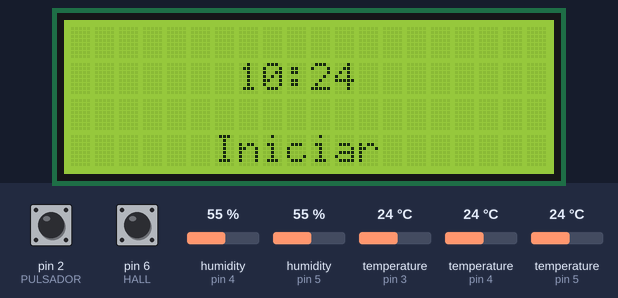
A sketch run on a simulated Arduino Uno, built with avr-gcc and run on an emulated ATmega328P. Parts: 20×4 character LCD. Inputs (shaded band) come from the test bench; at power-on: pin 2 (PULSADOR) HIGH, pin 6 (HALL) HIGH, humidity (sensors on pin 4, pin 5) 55 %, temperature (sensors on pin 3, pin 4, pin 5) 24 °C. The local clock reads 2024-03-15 10:24:30 at power-on unless the sketch sets it; storage starts empty; what the sketch prints to the serial monitor is not drawn.

Above: at 1.2 s.
1.3 s: pin 2 (PULSADOR) pulled LOW for 1.25 s
At 4.5 s:
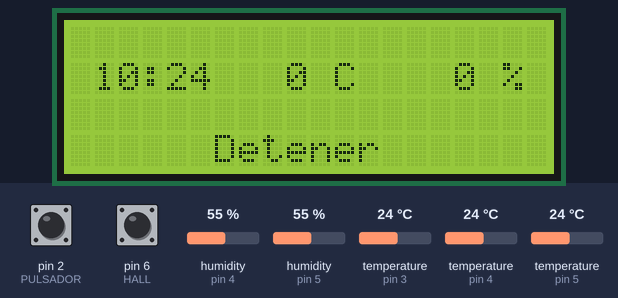
5.6 s: pin 2 (PULSADOR) pulled LOW for 3.2 s
At 11.1 s:
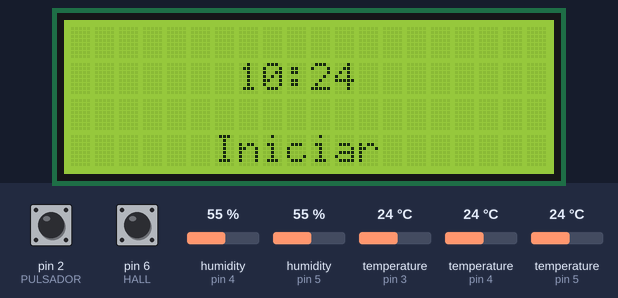
11.8 s: pin 2 (PULSADOR) pulled LOW for 1.25 s
At 15.0 s:
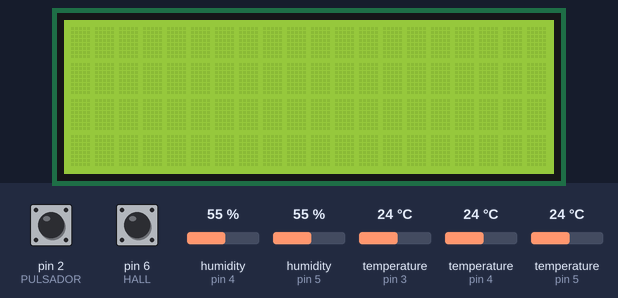
Timing chart, 0 to 16.5 s (numbered marks = the images above; inputs shaded):
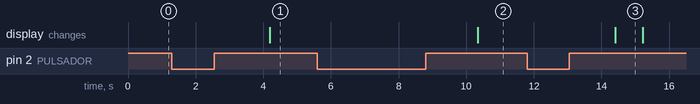

The sketch:

simulacion_prueba.ino
```cpp
#include <LiquidCrystal_I2C.h>
#include <Wire.h>
#include <OneWire.h>
#include <SPI.h>
#include <SD.h>
#include <DHT.h>
#include <DallasTemperature.h>
#include <RTClib.h>

#define PULSADOR 2
#define HALL 6

// Empaqueto los valores a registrar
struct Medicion {
    int temperatura, humedadIn, humedadEx, dia, hora, minuto;
    bool disponible=true;
}; struct Promedios { int temperatura, humedadIn, humedadEx; };

bool iniciado;
bool pulsadorEstado;
bool pulsadorEstadoAnterior;
Medicion mediciones[6];
RTC_DS1307 rtc;
DHT dhtIn(4, DHT22);
DHT dhtEx(5, DHT22);
LiquidCrystal_I2C lcd(0x27, 20, 4);
OneWire ow(3);
DallasTemperature tmp(&ow);
unsigned long tiempoInicial;
unsigned long tiempoActual;
unsigned long ultimaVentilacion;
unsigned long ultimaMedicion;
int ultimaTemperatura=0, ultimaHumedad=0;
DateTime momentoActual;
bool maximaAlcanzada;

void estado_lcd(int estado) {
    if (estado==0) {
        lcd.setCursor(7, 1); lcd.print(momentoActual.hour());
        lcd.setCursor(9, 1); lcd.print(":");
        lcd.setCursor(10, 1); lcd.print(momentoActual.minute());
        lcd.setCursor(6, 3); lcd.print("Iniciar");
    } else if (estado==1) {
        lcd.setCursor(1, 1); lcd.print(momentoActual.hour());
        lcd.setCursor(3, 1); lcd.print(":");
        lcd.setCursor(4, 1); lcd.print(momentoActual.minute());
        lcd.setCursor(9, 1); lcd.print(ultimaTemperatura);
        lcd.setCursor(11, 1); lcd.print("C");
        lcd.setCursor(16, 1); lcd.print(ultimaHumedad);
        lcd.setCursor(18, 1); lcd.print("%");
        lcd.setCursor(6, 3); lcd.print("Detener");
    } else if (estado==2) { lcd.setCursor(3, 2); lcd.print("FALTA VENTILAR"); }
      else if (estado==3) { lcd.setCursor(3, 2); lcd.print("TEMPERATURA OK"); }
} Medicion nueva_medicion() {
    Medicion nueva;
    tmp.requestTemperatures();
    nueva.disponible = false;
    // Fecha de medición
    nueva.dia = momentoActual.day();
    nueva.hora = momentoActual.hour();
    nueva.minuto = momentoActual.minute();
    // Senso las magnitudes
    nueva.temperatura = tmp.getTempCByIndex(0);
    nueva.humedadIn = dhtIn.readHumidity();
    nueva.humedadEx = dhtEx.readHumidity();
    return nueva;
} void guardar_registro(String ruta, Promedios data) {
    File registro = SD.open(ruta, FILE_WRITE);
    if (registro) {
      registro.print(mediciones[0].dia);
      registro.print(":"); registro.print(mediciones[0].hora);
      registro.print(":"); registro.print(mediciones[0].minuto);
      registro.print(" - ");
      registro.print(mediciones[5].dia);
      registro.print(":"); registro.print(mediciones[5].hora);
      registro.print(":"); registro.print(mediciones[5].minuto);
      registro.print("    Temperatura promedio: ");
      registro.print(data.temperatura); registro.println("°C");
      registro.print("    Humedad promedio interna: ");
      registro.print(data.humedadIn); registro.println("%");
      registro.print("    Humedad promedio externa: ");
      registro.print(data.humedadEx); registro.println("%");
      registro.close();
      Serial.println("Registro actualizado");
    } else { Serial.println("Error al actualizar registro"); }
} void gestionar_mediciones() {
    // Si pasaron 10 segundos desde la ultima medición o nunca se midió
    if (tiempoActual-ultimaMedicion > 10000) {
      bool hayEspacio=false;
      // Nueva medición en el ultimo elemento vacío del arreglo
      for (Medicion &m : mediciones) {
          // Utilizé default dia=0 para indicar que ese espacio en el arreglo está disponible
          if (m.disponible) {
              hayEspacio = true;
              m = nueva_medicion();
              Serial.println("Medición guardada");
              break;
          }
      } if (!hayEspacio) {
          // Calcular promedios
          Promedios promediosActuales;
          promediosActuales.temperatura = 0;
          promediosActuales.humedadIn = 0;
          promediosActuales.humedadEx = 0;
          for (Medicion &m : mediciones) {
              promediosActuales.temperatura += m.temperatura;
              promediosActuales.humedadIn += m.humedadIn;
              promediosActuales.humedadEx += m.humedadEx;
          } promediosActuales.temperatura /= 6;
          promediosActuales.humedadIn /= 6;
          promediosActuales.humedadEx /= 6;
          // Escribir registro
          guardar_registro("registro.txt", promediosActuales);
          // Limpiar arreglo de mediciones
          for (Medicion &m : mediciones) { m.disponible = true; }
          mediciones[0] = nueva_medicion();
      } // Valores a mostrar en la pantalla
      ultimaTemperatura = tmp.getTempCByIndex(0);
      ultimaHumedad = dhtIn.readHumidity()-dhtEx.readHumidity();
      ultimaMedicion = millis();
    }
} void gestionar_eventos() {
    // Si la temperatura supera los 60 grados se advierte
    if (ultimaTemperatura>=60) { maximaAlcanzada=true; }
    if (maximaAlcanzada) { estado_lcd(3); }
    // Si pasaron 3 minutos sin ventilar (abrir la compostera) se advierte
    if (tiempoActual-ultimaVentilacion>=180000) { estado_lcd(2); }
    if (digitalRead(HALL)) { ultimaVentilacion=tiempoActual; }
} void setup() {
    maximaAlcanzada = 0;
    ultimaVentilacion = 0;
    ultimaMedicion = 0;
    iniciado = false;
    pulsadorEstadoAnterior = 0;
    pinMode(PULSADOR, INPUT_PULLUP);
    pinMode(HALL, INPUT_PULLUP);
    Wire.begin();
    Serial.begin(9600);
    while (!Serial) {;}
    rtc.begin();
    dhtIn.begin(); dhtEx.begin();
    lcd.begin(20, 4); lcd.clear();
    if (!SD.begin(10)) { Serial.println("Error al iniciar SD"); }
} void loop() {
    lcd.clear();
    tiempoActual = millis();
    momentoActual = rtc.now();
    pulsadorEstado = !digitalRead(PULSADOR);
    if (!iniciado) {
        estado_lcd(0);
        // Si se presiona el botón se inicia el proceso
        if (pulsadorEstadoAnterior == 1 && pulsadorEstado == 0) {
            // Reseteo de los parámetros
            tiempoInicial = millis();
            ultimaVentilacion = tiempoActual;
            ultimaMedicion = 0;
            iniciado=true;
        }
    } else {
        gestionar_mediciones();
        estado_lcd(1);
        gestionar_eventos();
        // Si se presiona el botón se detiene el proceso
        if (pulsadorEstadoAnterior == 1 && pulsadorEstado == 0) {
            maximaAlcanzada = 0;
            for (Medicion &m : mediciones) { m.disponible = true; }
            iniciado=false;
        }
    }
    delay(1000); // Tasa de actualización de 1 segundo como mínimo
    pulsadorEstadoAnterior = pulsadorEstado;
}
```

Measured:
- after the input at 1.3 s, the display: changes after 2.9 s (image 1)
- after the input at 5.6 s, the display: changes after 4.7 s (image 2)
- after the input at 11.8 s, the display: changes after 2.6 s (image 3)
- what the display in image 3 shows lasts 0.8 s, from 14.4 s to 15.2 s
